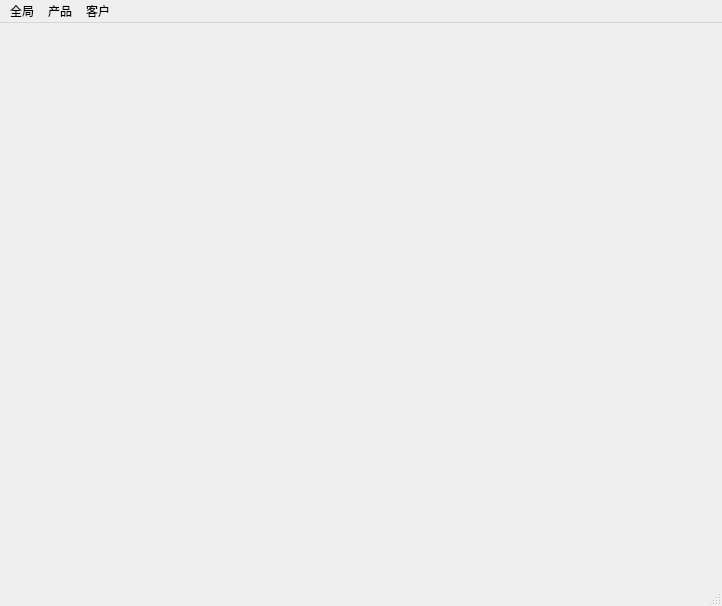
<?xml version="1.0" encoding="UTF-8"?>
<ui version="4.0">
 <class>MainWindow</class>
 <widget class="QMainWindow" name="MainWindow">
  <property name="geometry">
   <rect>
    <x>0</x>
    <y>0</y>
    <width>722</width>
    <height>606</height>
   </rect>
  </property>
  <property name="windowTitle">
   <string>产品管理</string>
  </property>
  <widget class="QWidget" name="centralwidget">
   <property name="sizePolicy">
    <sizepolicy hsizetype="Expanding" vsizetype="Expanding">
     <horstretch>0</horstretch>
     <verstretch>0</verstretch>
    </sizepolicy>
   </property>
   <property name="maximumSize">
    <size>
     <width>716</width>
     <height>16777215</height>
    </size>
   </property>
  </widget>
  <widget class="QMenuBar" name="menubar">
   <property name="geometry">
    <rect>
     <x>0</x>
     <y>0</y>
     <width>722</width>
     <height>26</height>
    </rect>
   </property>
   <widget class="QMenu" name="productTopMenu">
    <property name="title">
     <string>产品</string>
    </property>
    <addaction name="addProductAction"/>
    <addaction name="addServiceRecordAction"/>
   </widget>
   <widget class="QMenu" name="customerTopMenu">
    <property name="title">
     <string>客户</string>
    </property>
    <addaction name="addCustomerAction"/>
    <addaction name="addSaleContractAction"/>
    <addaction name="editCustomerAction"/>
    <addaction name="editSaleContractAction"/>
   </widget>
   <widget class="QMenu" name="menu">
    <property name="title">
     <string>全局</string>
    </property>
    <addaction name="exitAction"/>
   </widget>
   <addaction name="menu"/>
   <addaction name="productTopMenu"/>
   <addaction name="customerTopMenu"/>
  </widget>
  <widget class="QStatusBar" name="statusbar"/>
  <action name="exitAction">
   <property name="text">
    <string>退出</string>
   </property>
   <property name="shortcut">
    <string>Ctrl+Q</string>
   </property>
  </action>
  <action name="addProductAction">
   <property name="text">
    <string>添加产品</string>
   </property>
  </action>
  <action name="addServiceRecordAction">
   <property name="text">
    <string>添加售后记录</string>
   </property>
  </action>
  <action name="addCustomerAction">
   <property name="text">
    <string>新建客户</string>
   </property>
  </action>
  <action name="addSaleContractAction">
   <property name="text">
    <string>新建销售合同</string>
   </property>
  </action>
  <action name="editCustomerAction">
   <property name="text">
    <string>编辑客户</string>
   </property>
  </action>
  <action name="editSaleContractAction">
   <property name="text">
    <string>编辑销售合同</string>
   </property>
  </action>
 </widget>
 <resources/>
 <connections/>
</ui>
